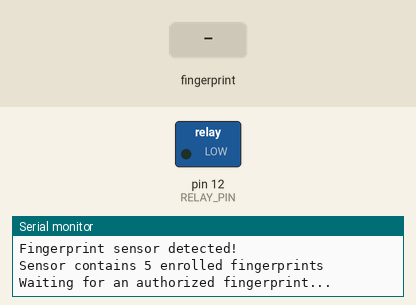
This sketch was run on a simulated Arduino Uno, built with avr-gcc and run on an emulated ATmega328P. Shown: switched loads named in the sketch (green lamp = pin HIGH), the last lines printed to the serial monitor. The inputs (shaded band) are chosen by the test bench.

Above: at 2.3 s.
2.4 s: finger stored as number 1 placed on the sensor
At 3.0 s:
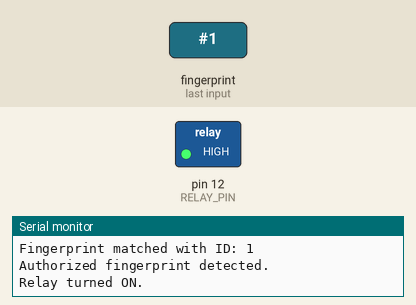
Timing chart, 0 to 5.4 s (numbered marks = the images above; inputs shaded):
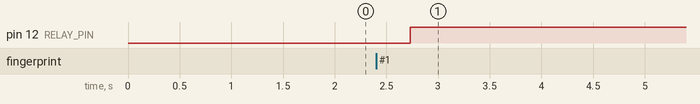

The sketch:

FLT.ino
```cpp
#include <Adafruit_Fingerprint.h>
#include <SoftwareSerial.h>

// Define the SoftwareSerial pins for communication with the fingerprint sensor
SoftwareSerial mySerial(2, 3);

// Create a fingerprint object
Adafruit_Fingerprint finger = Adafruit_Fingerprint(&mySerial);

// Relay control pin
#define RELAY_PIN 12

// Variable to store the relay's current state
bool relayState = false; // false = OFF, true = ON

void setup() {
  Serial.begin(9600); // Start Serial Monitor
  while (!Serial);    // Wait for Serial Monitor
  delay(100);

  Serial.println("Fingerprint Relay Toggle System");

  // Initialize relay pin as output and set it to LOW (OFF)
  pinMode(RELAY_PIN, OUTPUT);
  digitalWrite(RELAY_PIN, LOW);

  // Initialize the fingerprint sensor
  finger.begin(57600);

  // Check if the fingerprint sensor is detected
  if (finger.verifyPassword()) {
    Serial.println("Fingerprint sensor detected!");
  } else {
    Serial.println("Fingerprint sensor not detected. Please check connections.");
    while (1) {
      delay(1);
    }
  }

  // Display the number of stored templates
  finger.getTemplateCount();
  Serial.print("Sensor contains ");
  Serial.print(finger.templateCount);
  Serial.println(" enrolled fingerprints");
  Serial.println("Waiting for an authorized fingerprint...");
}

void loop() {
  // Check for a valid fingerprint
  int result = getFingerprintID();

  if (result >= 0) { // Fingerprint found
    Serial.println("Authorized fingerprint detected.");

    // Toggle relay state
    relayState = !relayState;
    if (relayState) {
      Serial.println("Relay turned ON.");
      digitalWrite(RELAY_PIN, HIGH); // Turn relay ON
    } else {
      Serial.println("Relay turned OFF.");
      digitalWrite(RELAY_PIN, LOW);  // Turn relay OFF
    }

    // Add a small delay to prevent rapid toggling
    delay(500);
  }
}

// Function to get the fingerprint ID
int getFingerprintID() {
  uint8_t p = finger.getImage();
  if (p != FINGERPRINT_OK) return -1; // No finger detected

  p = finger.image2Tz();
  if (p != FINGERPRINT_OK) return -1; // Error converting image to template

  p = finger.fingerFastSearch();
  if (p != FINGERPRINT_OK) return -1; // Fingerprint not found

  // Match found
  Serial.print("Fingerprint matched with ID: ");
  Serial.println(finger.fingerID);
  return finger.fingerID; // Return matched fingerprint ID
}
```

Measured:
- after the input at 2.4 s, pin 12 (RELAY_PIN): LOW → HIGH after 0.33 s
